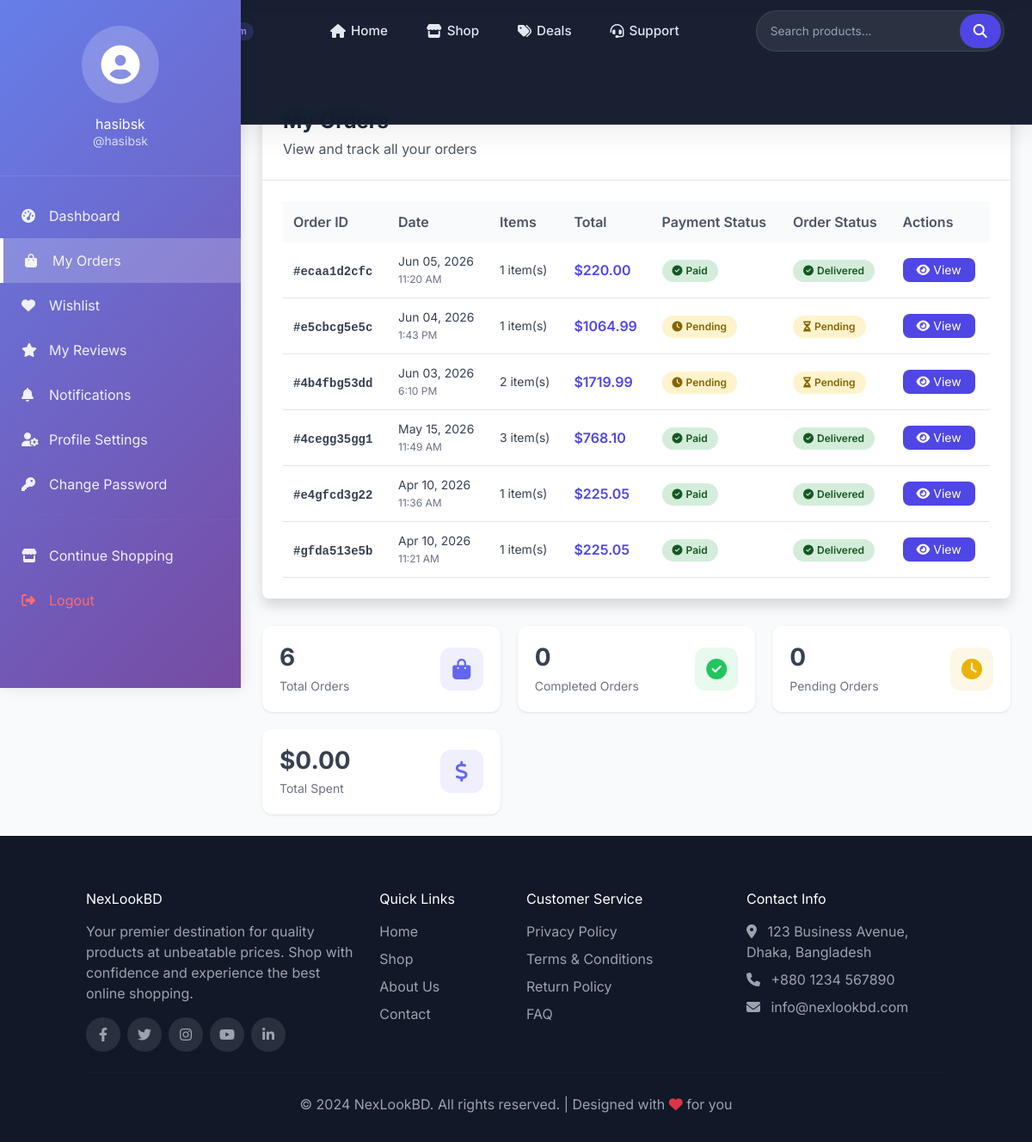
The page /orders/ (signed in) on the database as committed earlier.
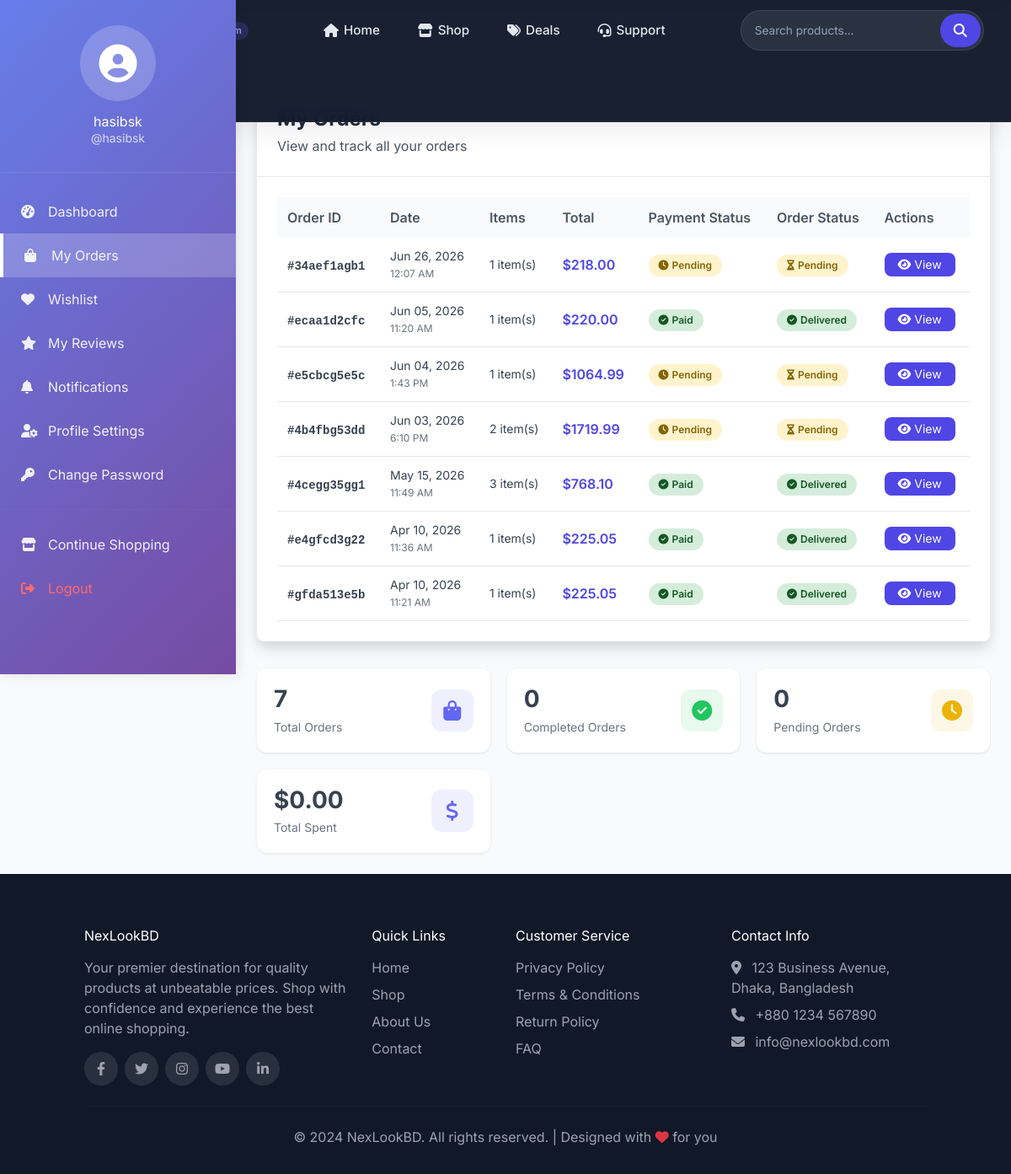
The same page on the database as committed later.
### store/models.py (models this page shows, shortened)
class CartOrder(models.Model):
    PAYMENT_STATUS = (
        ("paid","Paid"),
        ("pending","Pending"),
        ("processing","Processing"),
        ("cancelled","Cancelled"),
    )
    ORDER_STATUS = (
        ("Pending","Pending"),
        ("Fullfilled","Fullfilled"),
        ("Cancelled","Cancelled"),
    )
    vendor = models.ManyToManyField(Vendor, blank=True)
    buyer = models.ForeignKey(User, on_delete=models.SET_NULL, null=True, blank=True)
    sub_total = models.DecimalField(default=0.00, max_digits=12, decimal_places=2)
    shipping_amount = models.DecimalField(default=0.00, max_digits=12, decimal_places=2)
    tax_fee = models.DecimalField(default=0.00, max_digits=12, decimal_places=2)
    service_fee = models.DecimalField(default=0.00, max_digits=12, decimal_places=2)
    total = models.DecimalField(default=0.00, max_digits=12, decimal_places=2)
    payment_status = models.CharField(choices=PAYMENT_STATUS, max_length=100, default="pending")
    order_status = models.CharField(choices=ORDER_STATUS, max_length=100, default="pending")
    initial_total = models.DecimalField(default=0.00, max_digits=12, decimal_places=2)
    saved = models.DecimalField(default=0.00, max_digits=12, decimal_places=2)
    full_name = models.CharField(max_length=100, null=True, blank=True)
    email = models.CharField(max_length=100, null=True, blank=True)
    mobile = models.CharField(max_length=100, null=True, blank=True)
    address = models.CharField(max_length=100, null=True, blank=True)
    city = models.CharField(max_length=100, null=True, blank=True)
    state = models.CharField(max_length=100, null=True, blank=True)
    country = models.CharField(max_length=100, null=True, blank=True)
    stripe_session_id = models.CharField(max_length=1000, null=True, blank=True)
    oid = ShortUUIDField(unique=True, length=10, max_length=25, alphabet="abcdefg12345")
    date = models.DateTimeField(auto_now_add=True)
    def orderitem(self):
        return CartOrderItem.objects.filter(order=self)

### store/views.py (the view)
# urls.py: path('orders/', views.user_orders_view, name='user_orders'),
@login_required
def user_orders_view(request):
    orders = CartOrder.objects.filter(buyer=request.user).order_by('-date')
    paginator = Paginator(orders, 10)
    page_number = request.GET.get('page')
    page_obj = paginator.get_page(page_number)
    context = {
        'orders': page_obj,
    }
    return render(request, 'store/user_orders.html', context)

### templates/store/user_orders.html (shortened to what the changed rows need)
{% extends 'base.html' %}
{% load static %}
{% load humanize %}
{% block content %}
<div class="orders-layout">
    <div class="main-content">
        <div class="bg-white rounded-lg shadow overflow-hidden">
            <div class="p-6 border-b">
                <h1 class="text-2xl font-bold text-gray-800">My Orders</h1>
            </div>
            <div class="p-6">
                {% if orders %}
                    <div class="orders-table-container">
                        <table class="orders-table">
                            <thead>
                                <tr>
                                    <th>Order ID</th>
                                    <th>Date</th>
                                    <th>Items</th>
                                    <th>Total</th>
                                    <th>Payment Status</th>
                                    <th>Order Status</th>
                                    <th>Actions</th>
                                </tr>
                            </thead>
                            <tbody>
                                {% for order in orders %}
                                <tr>
                                    <td>
                                        <span class="font-mono text-sm font-semibold">#{{ order.oid }}</span>
                                    </td>
                                    <td class="text-sm">
                                        {{ order.date|date:"M d, Y" }}
                                        <br>
                                        <span class="text-xs text-gray-500">{{ order.date|time:"g:i A" }}</span>
                                    </td>
                                    <td class="text-sm">
                                        {{ order.orderitem.count }} item(s)
                                    </td>
                                    <td class="font-semibold text-indigo-600">
                                        ${{ order.total|floatformat:2 }}
                                    </td>
                                    <td>
                                        {% if order.payment_status == 'paid' %}
                                            <span class="status-badge status-paid">
                                                <i class="fas fa-check-circle mr-1 text-xs"></i> Paid
                                            </span>
                                        {% elif order.payment_status == 'pending' %}
                                            <span class="status-badge status-pending">
                                                <i class="fas fa-clock mr-1 text-xs"></i> Pending
                                            </span>
                                        {% elif order.payment_status == 'processing' %}
                                            <span class="status-badge status-processing">
                                                <i class="fas fa-spinner mr-1 text-xs"></i> Processing
                                            </span>
                                        {% else %}
                                            <span class="status-badge" style="background:#f8d7da; color:#721c24;">
                                                <i class="fas fa-times-circle mr-1 text-xs"></i> {{ order.payment_status|title }}
                                            </span>
                                        {% endif %}
                                    </td>
                                    <td>
                                        {% if order.order_status == 'Fullfilled' %}
                                            <span class="status-badge status-Fullfilled">
                                                <i class="fas fa-check-circle mr-1 text-xs"></i> Delivered
                                            </span>
                                        {% elif order.order_status == 'Pending' %}
                                            <span class="status-badge status-Pending">
                                                <i class="fas fa-hourglass-half mr-1 text-xs"></i> Pending
                                            </span>
                                        {% elif order.order_status == 'Processing' %}
                                            <span class="status-badge status-Processing">
                                                <i class="fas fa-sync-alt mr-1 text-xs"></i> Processing
                                            </span>
                                        {% else %}
                                            <span class="status-badge status-Cancelled">
                                                <i class="fas fa-ban mr-1 text-xs"></i> {{ order.order_status }}
                                            </span>
                                        {% endif %}
                                    </td>
                                    <td>
                                        <a href="{% url 'store:order_detail' order.oid %}"
                                           class="inline-flex items-center px-3 py-1 bg-indigo-600 text-white rounded-lg hover:bg-indigo-700 transition text-sm">
                                            <i class="fas fa-eye mr-1"></i> View
                                        </a>
                                    </td>
                                </tr>
                                {% endfor %}
                            </tbody>
                        </table>
                    </div>
                {% endif %}
            </div>
        </div>
        {% if orders %}
        <div class="stats-grid">
            <div class="stat-card">
                <div class="stat-card-inner">
                    <div class="stat-info">
                        <h3>{{ orders.paginator.count }}</h3>
                        <p>Total Orders</p>
                    </div>
                    <div class="stat-icon" style="background: rgba(99,102,241,0.1); color: #6366f1;">
                        <i class="fas fa-shopping-bag"></i>
                    </div>
                </div>
            </div>
            <div class="stat-card">
                <div class="stat-card-inner">
                    <div class="stat-info">
                        <h3>{{ completed_count|default:"0" }}</h3>
                        <p>Completed Orders</p>
                    </div>
                    <div class="stat-icon" style="background: rgba(34,197,94,0.1); color: #22c55e;">
                        <i class="fas fa-check-circle"></i>
                    </div>
                </div>
            </div>
            <div class="stat-card">
                <div class="stat-card-inner">
                    <div class="stat-info">
                        <h3>{{ pending_count|default:"0" }}</h3>
                        <p>Pending Orders</p>
                    </div>
                    <div class="stat-icon" style="background: rgba(234,179,8,0.1); color: #eab308;">
                        <i class="fas fa-clock"></i>
                    </div>
                </div>
            </div>
            <div class="stat-card">
                <div class="stat-card-inner">
                    <div class="stat-info">
                        <h3>${{ total_spent|floatformat:2|default:"0.00" }}</h3>
                        <p>Total Spent</p>
                    </div>
                    <div class="stat-icon" style="background: rgba(99,102,241,0.1); color: #6366f1;">
                        <i class="fas fa-dollar-sign"></i>
                    </div>
                </div>
            </div>
        </div>
        {% endif %}
    </div>
</div>
{% endblock %}

Rows that differ between the two databases and show on the page:
added CartOrder: oid "34aef1agb1", date "Jun 26, 2026", date "12:07 AM", orderitem.count "1", total "218.00", payment_status "pending" (drawn), order_status "Pending" (drawn)
Other text that changed with them:
{{ orders.paginator.count }}: "6" → "7"
